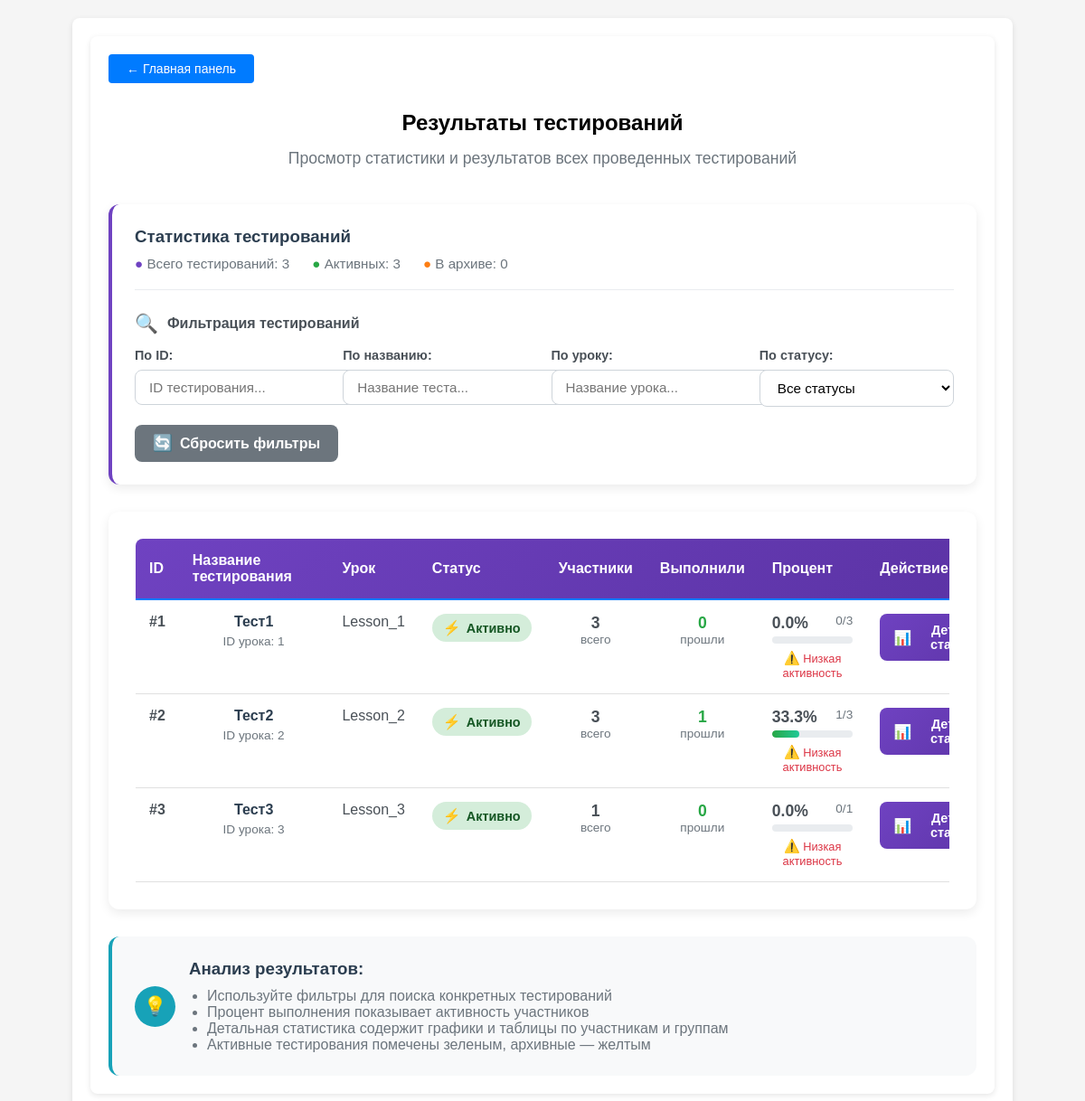
The app's page /dashboard/testing_management/result_list (signed in), older data.
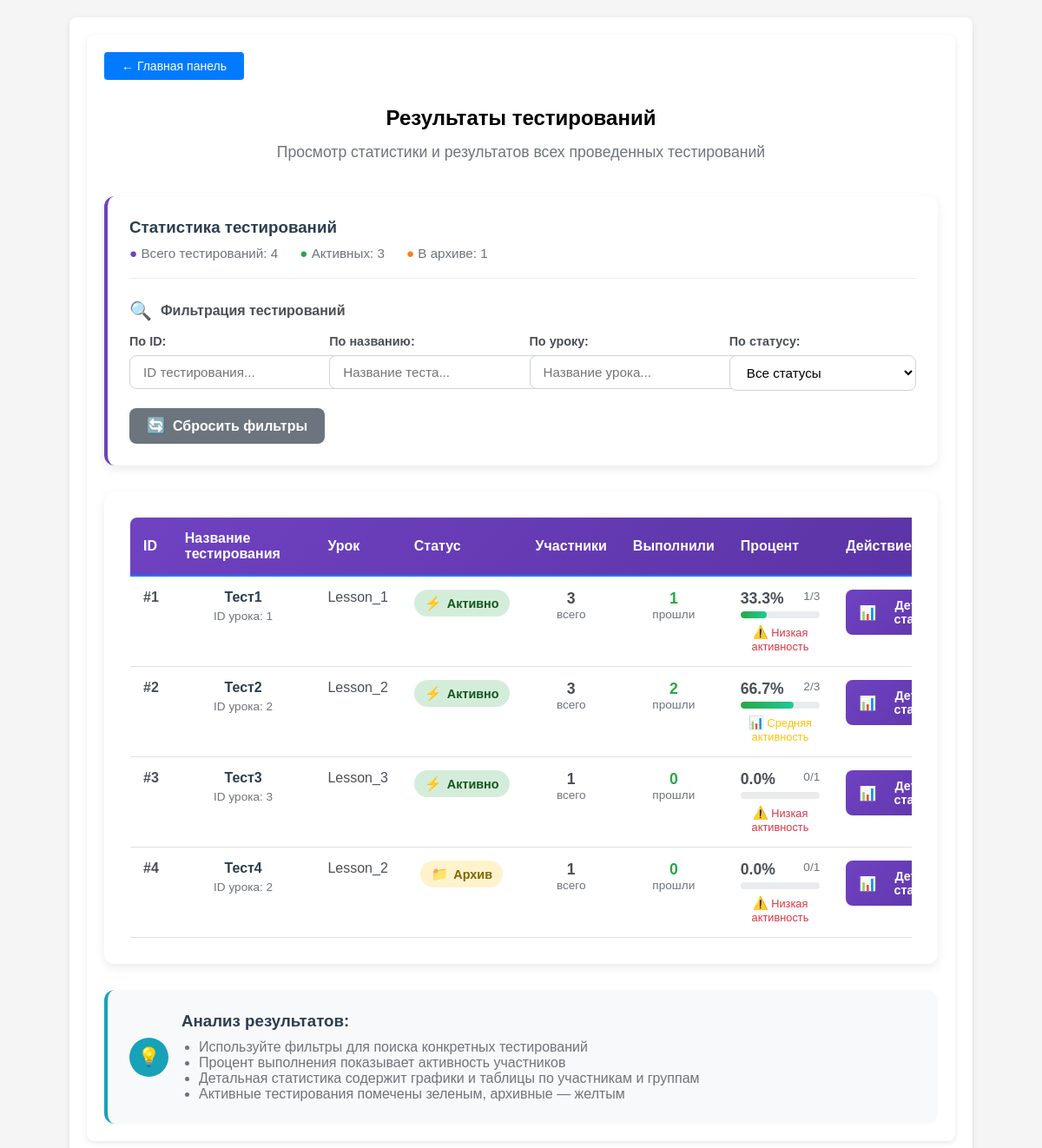
The same page, newer data.
### app.py (models this page shows, shortened)
class Testing(db.Model):
    __tablename__ = 'Testings'
    id = db.Column(db.Integer, primary_key=True)
    name = db.Column(db.String(64), unique=True, nullable=False)
    status = db.Column(db.Boolean, nullable=False)
    lesson_id = db.Column(db.Integer, nullable=False)
    group_id = db.Column(db.JSON, nullable=False)

class Lesson(db.Model):
    __tablename__ = 'Lessons'
    id = db.Column(db.Integer, primary_key=True)
    name = db.Column(db.String(64), unique=True, nullable=False)
    time = db.Column(db.Integer, nullable=False)
    price_correct = db.Column(db.Integer, default=1)
    price_wrong = db.Column(db.Integer, default=-1)
    questions = db.Column(db.JSON, nullable=False)

### app.py (the view)
@app.route('/dashboard/testing_management/result_list')
def result_list():
    if not check_privileges():
        return redirect(url_for('ErAuth'))
    testings = Testing.query.order_by(Testing.id).all()
    lessons = Lesson.query.order_by(Lesson.id).all()
    groups = Group.query.order_by(Group.id).all()
    lessons_dict = {lesson.id: lesson for lesson in lessons}
    groups_dict = {group.id: group for group in groups}
    all_results = Result.query.all()
    test_completed_users = {}
    for result in all_results:
        test_id = result.testing_id
        user_id = result.user_id
        if test_id not in test_completed_users:
            test_completed_users[test_id] = set()
        test_completed_users[test_id].add(user_id)
    for test in testings:
        total_users = 0
        if test.group_id:
            all_users_id = set()
            group_ids = test.group_id
            for group_id in group_ids:
                group = groups_dict.get(group_id)
                if group and group.users:
                    user_ids = group.users
                    all_users_id.update(user_ids)
            total_users = len(all_users_id)
        completed_count = len(test_completed_users.get(test.id, set()))
        test.total_users = total_users
        test.completed_count = completed_count
    return render_template(mgn + 'result_list.html',
                           testings=testings,
                           lessons_dict=lessons_dict,
                           groups_dict=groups_dict)

### app.py (called while the page is built)
@login_manager.user_loader
def load_user(user_id):
    return User.query.get(int(user_id))

def check_privileges():
    curent_user = User.query.filter(
        User.username.ilike(
            session.get('curent_user')
        )
    ).first()
    print("DEBUD: curent user is",curent_user)
    print("DEBUG: curent user privileges -",curent_user.is_admin)
    if not curent_user or not curent_user.is_admin:
        return False
    else:
        return True

    def __repr__(self):
        return f'<User {self.username}>'

    @property
    def is_admin(self):
        return self.privileges

### templates/templateM/result_list.html (shortened to what the changed rows need)
{% extends 'base.html' %}
{% block content %}
<section class="hero-section">
    <div class="container">
        <div style="text-align: center; margin-bottom: 40px;">
            <h1 class="hero-title" style="margin-bottom: 15px;">Результаты тестирований</h1>
        </div>
        <div style="
            background: white;
            border-radius: 12px;
            padding: 25px;
            margin-bottom: 30px;
            box-shadow: 0 4px 12px rgba(0,0,0,0.08);
            border-left: 4px solid #6f42c1;
        ">
            <div style="
                display: flex;
                justify-content: space-between;
                align-items: center;
                margin-bottom: 25px;
                padding-bottom: 20px;
                border-bottom: 1px solid #e9ecef;
            ">
                <div>
                    <div style="display: flex; gap: 25px; color: #6c757d; font-size: 0.95rem;">
                        <div>
                            <span style="color: #6f42c1; font-weight: 600;">●</span>
                            Всего тестирований: {{ testings|length }}
                        </div>
                        <div>
                            <span style="color: #28a745; font-weight: 600;">●</span>
                            Активных: {{ testings|selectattr('status')|list|length }}
                        </div>
                        <div>
                            <span style="color: #fd7e14; font-weight: 600;">●</span>
                            В архиве: {{ testings|rejectattr('status')|list|length }}
                        </div>
                    </div>
                </div>
            </div>
        </div>
        <div style="
            background: white;
            border-radius: 12px;
            padding: 30px;
            box-shadow: 0 4px 12px rgba(0,0,0,0.08);
            overflow: hidden;
        ">
            <div style="overflow-x: auto;">
                <table style="
                    width: 100%;
                    border-collapse: collapse;
                    min-width: 1000px;
                ">
                    <thead>
                        <tr style="
                            background: linear-gradient(135deg, #6f42c1 0%, #5a32a3 100%);
                            color: white;
                        ">
                            <th style="padding: 15px; text-align: left; font-weight: 600; border-radius: 8px 0 0 0;">ID</th>
                            <th style="padding: 15px; text-align: left; font-weight: 600;">Название тестирования</th>
                            <th style="padding: 15px; text-align: left; font-weight: 600;">Урок</th>
                            <th style="padding: 15px; text-align: left; font-weight: 600;">Статус</th>
                            <th style="padding: 15px; text-align: left; font-weight: 600;">Участники</th>
                            <th style="padding: 15px; text-align: left; font-weight: 600;">Выполнили</th>
                            <th style="padding: 15px; text-align: left; font-weight: 600;">Процент</th>
                            <th style="padding: 15px; text-align: left; font-weight: 600; border-radius: 0 8px 0 0;">Действие</th>
                        </tr>
                    </thead>
                    <tbody id="testingTableBody">
                        {% for t in testings %}
                        <tr style="
                            border-bottom: 1px solid #e9ecef;
                            transition: all 0.3s ease;
                        "
                        class="testing_row"
                        onmouseover="this.style.backgroundColor='#f8f9fa';"
                        onmouseout="this.style.backgroundColor='';">
                            <td style="padding: 15px; font-weight: 600; color: #495057; vertical-align: top;">
                                #{{ t.id }}
                            </td>
                            <td style="padding: 15px; vertical-align: top;">
                                <div style="font-weight: 600; color: #2c3e50; margin-bottom: 5px;">
                                    {{ t.name }}
                                </div>
                                <div style="font-size: 0.85rem; color: #6c757d;">
                                    ID урока: {{ t.lesson_id }}
                                </div>
                            </td>
                            <td style="padding: 15px; vertical-align: top;">
                                {% set lesson = lessons_dict.get(t.lesson_id) %}
                                {% if lesson %}
                                    <div style="color: #495057; font-weight: 500;">{{ lesson.name }}</div>
                                {% else %}
                                    <div style="color: #6c757d; font-style: italic;">Урок не найден</div>
                                    <div style="font-size: 0.85rem; color: #999;">ID: {{ t.lesson_id }}</div>
                                {% endif %}
                            </td>
                            <td style="padding: 15px; vertical-align: top;">
                                {% if t.status == True %}
                                    <span style="
                                        display: inline-flex;
                                        align-items: center;
                                        padding: 6px 12px;
                                        border-radius: 20px;
                                        font-weight: 600;
                                        font-size: 0.9rem;
                                        background-color: #d4edda;
                                        color: #155724;
                                        gap: 6px;
                                    ">
                                        <span style="font-size: 1rem;">⚡</span> Активно
                                    </span>
                                {% else %}
                                    <span style="
                                        display: inline-flex;
                                        align-items: center;
                                        padding: 6px 12px;
                                        border-radius: 20px;
                                        font-weight: 600;
                                        font-size: 0.9rem;
                                        background-color: #fff3cd;
                                        color: #856404;
                                        gap: 6px;
                                    ">
                                        <span style="font-size: 1rem;">📁</span> Архив
                                    </span>
                                {% endif %}
                            </td>
                            <td style="padding: 15px; vertical-align: top; text-align: center;">
                                <div style="font-weight: 600; color: #495057; font-size: 1.1rem;">
                                    {{ t.total_users }}
                                </div>
                                <div style="font-size: 0.85rem; color: #6c757d;">
                                    всего
                                </div>
                            </td>
                            <td style="padding: 15px; vertical-align: top; text-align: center;">
                                <div style="font-weight: 600; color: #28a745; font-size: 1.1rem;">
                                    {{ t.completed_count }}
                                </div>
                                <div style="font-size: 0.85rem; color: #6c757d;">
                                    прошли
                                </div>
                            </td>
                            <td style="padding: 15px; vertical-align: top;">
                                {% if t.total_users > 0 %}
                                    {% set percent = (t.completed_count / t.total_users * 100)|round(1) %}
                                    <div style="margin-bottom: 8px;">
                                        <div style="display: flex; justify-content: space-between; margin-bottom: 4px;">
                                            <span style="font-weight: 600; color: #495057; font-size: 1.1rem;">
                                                {{ percent }}%
                                            </span>
                                            <span style="font-size: 0.85rem; color: #6c757d;">
                                                {{ t.completed_count }}/{{ t.total_users }}
                                            </span>
                                        </div>
                                        <div style="
                                            width: 100%;
                                            height: 8px;
                                            background-color: #e9ecef;
                                            border-radius: 4px;
                                            overflow: hidden;
                                        ">
                                            <div style="
                                                width: {{ percent }}%;
                                                height: 100%;
                                                background: linear-gradient(90deg, #28a745 0%, #20c997 100%);
                                                border-radius: 4px;
                                                transition: width 0.3s ease;
                                            "></div>
                                        </div>
                                    </div>
                                    {% if percent >= 80 %}
                                        <div style="font-size: 0.8rem; color: #28a745; font-weight: 500;">
                                            <span style="font-size: 0.9rem;">✅</span> Высокая активность
                                        </div>
                                    {% elif percent >= 50 %}
                                        <div style="font-size: 0.8rem; color: #ffc107; font-weight: 500;">
                                            <span style="font-size: 0.9rem;">📊</span> Средняя активность
                                        </div>
                                    {% else %}
                                        <div style="font-size: 0.8rem; color: #dc3545; font-weight: 500;">
                                            <span style="font-size: 0.9rem;">⚠️</span> Низкая активность
                                        </div>
                                    {% endif %}
                                {% else %}
                                    <div style="color: #6c757d; font-style: italic; text-align: center;">
                                        Нет участников
                                    </div>
                                {% endif %}
                            </td>
                            <td style="padding: 15px; vertical-align: top;">
                                <a
                                    href="{{ url_for('results_detailed', testing_id=t.id) }}"
                                    style="
                                        display: flex;
                                        align-items: center;
                                        justify-content: center;
                                        gap: 8px;
                                        padding: 10px 15px;
                                        background: linear-gradient(135deg, #6f42c1 0%, #5a32a3 100%);
                                        color: white;
                                        border: none;
                                        border-radius: 8px;
                                        text-decoration: none;
                                        font-weight: 600;
                                        font-size: 0.9rem;
                                        transition: all 0.3s ease;
                                        text-align: center;
                                    "
                                    onmouseover="this.style.transform='translateY(-2px)'; this.style.boxShadow='0 6px 15px rgba(111,66,193,0.3)';"
                                    onmouseout="this.style.transform='translateY(0)'; this.style.boxShadow='none';"
                                >
                                    <span style="font-size: 1rem;">📊</span>
                                    Детальная статистика
                                </a>
                            </td>
                        </tr>
                        {% endfor %}
                    </tbody>
                </table>
            </div>
        </div>
    </div>
</section>
{% endblock %}
{% set show_footer = False %}

Row changes from the older to the newer data that the page shows:
computed for Testing "Тест1": completed_count "0" → "1"; percent "0.0" → "33.3"
changed Testing "Тест2": completed_count "1" → "2"; percent "33.3" → "66.7"; {{ percent }} 33.3 → 66.7 (drawn); text "⚠️ Низкая активность" → "📊 Средняя активность"
added Testing: id "4", name "Тест4", lesson_id "2", {{ lesson.name }} "Lesson_2", shows "Архив", total_users "1", completed_count "0", percent "0.0", shows "Низкая активность"
Text that changed along with them:
{{ testings|length }}: "3" → "4"
{{ testings|rejectattr('status')|list|length }}: "0" → "1"
